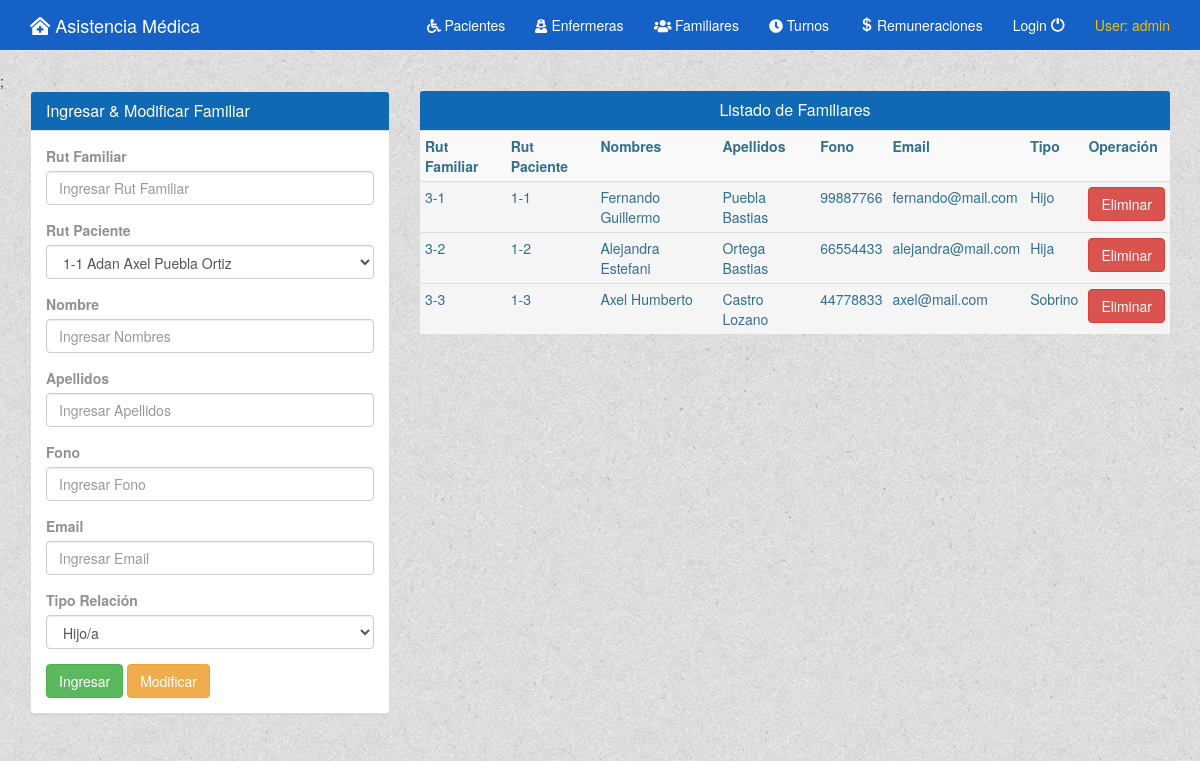
Screenshot of /Vision/GuiFamiliar.php (signed in) with the database file from the repository.
### tables this page shows
CREATE TABLE familiar(
    rut VARCHAR(10) PRIMARY KEY NOT NULL,
    rutpaciente VARCHAR(10),
    nombre VARCHAR(50),
    apel VARCHAR(50),
    fono INT,
    email VARCHAR(50),
    tipo VARCHAR(30),
    CONSTRAINT fkrutPaci FOREIGN KEY(rutpaciente) REFERENCES paciente(rut) ON DELETE CASCADE ON UPDATE CASCADE
);

### Modelo/Paciente.php (called while the page is built, shortened)
<?php
require_once("../Datos/Conexion.php");
class Paciente
{
    public function listarPaciente()
    {
        $conex = new Conexion();
        $conex->abrirConexionURL();
        $sql = "SELECT * FROM PACIENTE";
        $result = $conex->ejecutarTransaccion($sql);
        return $result;
    }
}

### Datos/Conexion.php (called while the page is built, shortened)
<?php
class Conexion
{
    private $usuario = "root";
    private $clave = "2020";
    private $host = "127.0.0.1";
    private $bdatos = "bdasistencia";
    public function abrirConexionURL()
    {
        $this->conex = mysqli_connect($this->host, $this->usuario, $this->clave, $this->bdatos) or die("Error de URL");
        return $this->conex;
    }
    public function ejecutarTransaccion($sql)
    {
        $conex = $this->abrirConexionURL();
        $result = mysqli_query($conex, $sql);
        return $result;
    }
}

### Modelo/Familiar.php (called while the page is built, shortened)
<?php
require_once("../Datos/Conexion.php");
class Familiar
{
    public function listarFamiliar()
    {
        $conex = new Conexion();
        $conex->abrirConexionURL();
        $sql = "SELECT * FROM FAMILIAR";
        $result = $conex->ejecutarTransaccion($sql);
        return $result;
    }
}
?>

### Vision/GuiFamiliar.php (the view, shortened to what this page needs)
<!DOCTYPE html>
<html lang="es">
<head>
    <link href="../Bootstrap/css/bootstrap.min.css" rel="stylesheet" />
    <link rel="stylesheet" href="../Bootstrap/css/estilos.css">
</head>
<body>
    <?php include('Barra.php'); ?>;
    <div class="container">
        <div class="row">
            <div class="col-md-4">
                <div class="row">
                    <div class="col-md-12">
                        <div class="panel panel-default">
                            <div class="panel-heading">
                                <h3 class="panel-title">
                                    Ingresar & Modificar Familiar
                                </h3>
                            </div>
                            <div class="panel-body">
                                <form id="tab" action="../Control/TFamiliar.php" method="post">
                                    <div class="form-group">
                                        <label for="rut">Rut Familiar</label>
                                        <input type="text" class="form-control" id="rut" name="rut" placeholder="Ingresar Rut Familiar" required>
                                    </div>
                                    <div class="form-group">
                                        <label for="rutpaciente">Rut Paciente</label>
                                        <select class="form-control" name="rutpaciente">
                                            <?php
                                            require_once('../Modelo/Paciente.php');
                                            $objClie = new Paciente();
                                            $datos = $objClie->listarPaciente();
                                            while ($reg = mysqli_fetch_row($datos)) {
                                                echo "<option value='" . $reg[0] . "'>" . $reg[0] . " " . $reg[1] . " " . $reg[2] . "</option>";
                                            }
                                            ?>
                                        </select>
                                    </div>
                                    <div class="form-group">
                                        <label for="nombre">Nombre</label>
                                        <input type="text" class="form-control" id="nombre" name="nombre" placeholder="Ingresar Nombres" required>
                                    </div>
                                    <div class="form-group">
                                        <label for="apel">Apellidos</label>
                                        <input type="text" class="form-control" id="apel" name="apel" placeholder="Ingresar Apellidos" required>
                                    </div>
                                    <div class="form-group">
                                        <label for="fono">Fono</label>
                                        <input type="number" class="form-control" id="fono" name="fono" placeholder="Ingresar Fono" min="1" required>
                                    </div>
                                    <div class="form-group">
                                        <label for="email">Email</label>
                                        <input type="email" class="form-control" id="email" name="email" placeholder="Ingresar Email" min="1" required>
                                    </div>
                                    <div class="form-group">
                                        <label for="tipo">Tipo Relación</label>
                                        <select class="form-control" name="tipo">
                                            <option value="Hijo/a">Hijo/a</option>
                                        </select>
                                    </div>
                                    <button type="submit" class="btn btn-success" name="OK" value="Ingresar">Ingresar</button>
                                    <button type="submit" class="btn btn-warning" name="OK1" value="Modificar">Modificar</button>
                                </form>
                            </div>
                        </div>
                    </div>
                </div>
            </div>
            <div class="col-md-8">
                <div class="row">
                    <div class="col-md-12">
                        <div class="panel-heading text-center">
                            <h3 class="panel-title">
                                Listado de Familiares
                            </h3>
                        </div>
                        <form id="tab" action="../Control/TFamiliar.php" method="post">
                            <table class="table table-striped text-info table-condensed">
                                <tr>
                                    <th>Rut Familiar</th>
                                    <th>Rut Paciente</th>
                                    <th>Nombres</th>
                                    <th>Apellidos</th>
                                    <th>Fono</th>
                                    <th>Email</th>
                                    <th>Tipo</th>
                                    <th>Operación</th>
                                </tr>
                                <?php
                                require_once('../Modelo/Familiar.php');
                                $objCat = new Familiar();
                                $datos = $objCat->listarFamiliar();
                                while ($reg = mysqli_fetch_row($datos)) {
                                    echo "<tr class='active'>";
                                    echo "<td>" . $reg[0] . "</td>";
                                    echo "<td>" . $reg[1] . "</td>";
                                    echo "<td>" . $reg[2] . "</td>";
                                    echo "<td>" . $reg[3] . "</td>";
                                    echo "<td>" . $reg[4] . "</td>";
                                    echo "<td>" . $reg[5] . "</td>";
                                    echo "<td>" . $reg[6] . "</td>";
                                    echo "<td>";
                                    echo "<form id='tab' action='../Control/TFamiliar.php' method='post'>" .
                                        "<input type='hidden' id='rut' name='rut' value=" . $reg[0] . ">
                                     <button type='submit' class='btn btn-danger' name='OK2' value='Eliminar'>Eliminar</button>";
                                    echo "</form >";
                                    echo "</td>";
                                    echo "</tr>";
                                }
                                ?>
                            </table>
                        </form>
                    </div>
                </div>
            </div>
        </div>
</body>
</html>

### Vision/Barra.php (shortened to what this page needs)
<link rel="stylesheet" href="../Bootstrap/css/all.css">
<nav class="navbar navbar-default navbar-static-top">
    <div class="container">
        <div class="navbar-header">
            <a class="navbar-brand" href="Home.php">
                <i class="fas fa-clinic-medical"></i>
                Asistencia Médica
            </a>
        </div>
        <div id="navbar" class="navbar-collapse collapse">
            <ul class="nav navbar-nav navbar-right">
                <li>
                    <a href="GuiPaciente.php">
                        <i class="fas fa-wheelchair"></i>
                        Pacientes
                    </a>
                </li>
                <li>
                    <a href="GuiEnfermera.php">
                        <i class="fas fa-user-nurse"></i>
                        Enfermeras
                    </a>
                </li>
                <li>
                    <a href="GuiFamiliar.php">
                        <i class="fas fa-users"></i>
                        Familiares
                    </a>
                </li>
                <li>
                    <a href="GuiTurno.php">
                        <i class="fas fa-clock"></i>
                        Turnos
                    </a>
                </li>
                <li>
                    <a href="GuiRemuneracion.php">
                        <span class="glyphicon glyphicon-usd" aria-hidden="true"></span>
                        Remuneraciones
                    </a>
                </li>
                <li>
                    <a href="../GuiLogin.php">
                        Login
                        <span class="glyphicon glyphicon-off" aria-hidden="true"></span>
                    </a>
                </li>
                <li>
                    <a>
                        <?php
                        if (isset($_SESSION['usuario'])) {
                            $nombre = $_SESSION['usuario'];
                            echo ("<font color='fucsia'>User: $nombre</font>  ");
                        } else {
                            header("Location:GuiLogin.php");
                        }
                        ?>
                    </a>
                </li>
            </ul>
        </div>
    </div>
</nav>

### rows the page displays
familiar: rut "3-1", rutpaciente "1-1", nombre "Fernando Guillermo", apel "Puebla Bastias", fono "99887766", email "fernando@mail.com", tipo "Hijo"
familiar: rut "3-2", rutpaciente "1-2", nombre "Alejandra Estefani", apel "Ortega Bastias", fono "66554433", email "alejandra@mail.com", tipo "Hija"
familiar: rut "3-3", rutpaciente "1-3", nombre "Axel Humberto", apel "Castro Lozano", fono "44778833", email "axel@mail.com", tipo "Sobrino"

### other values shown
$nombre "admin"
form field rutpaciente "1-1 Adan Axel Puebla Ortiz"
